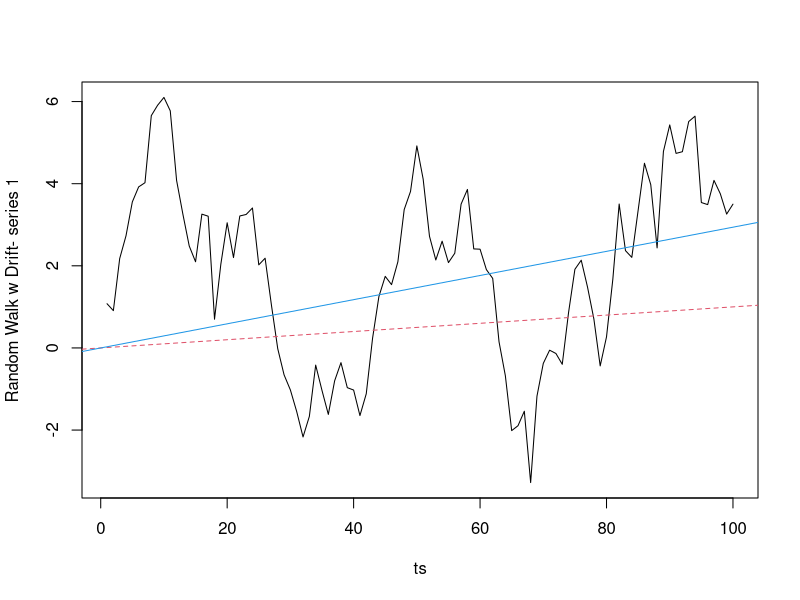
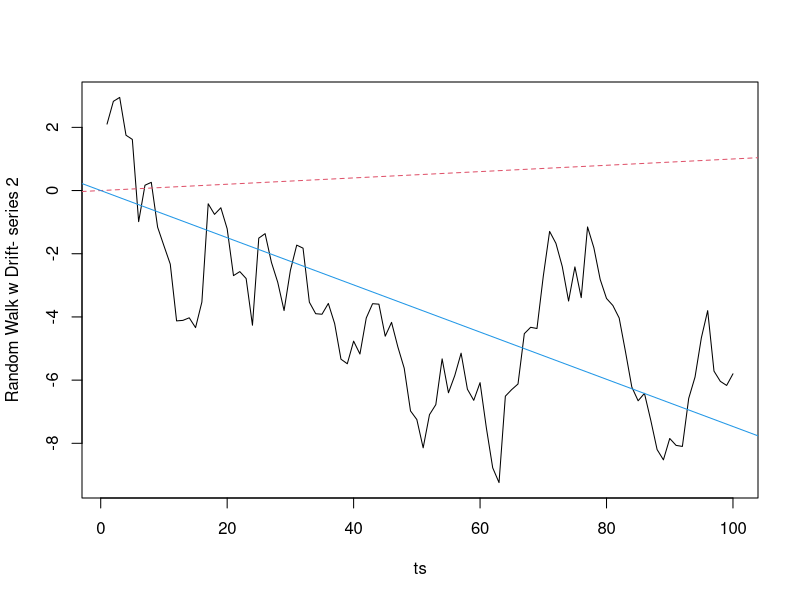
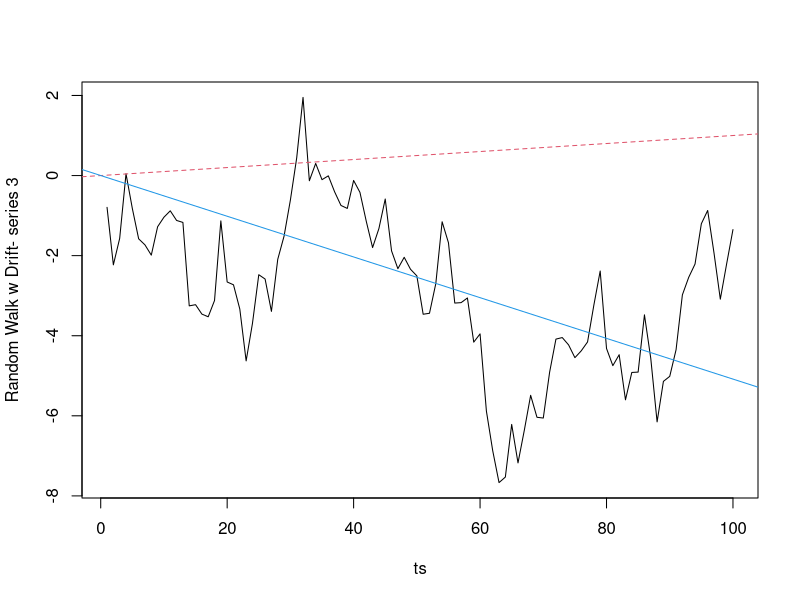
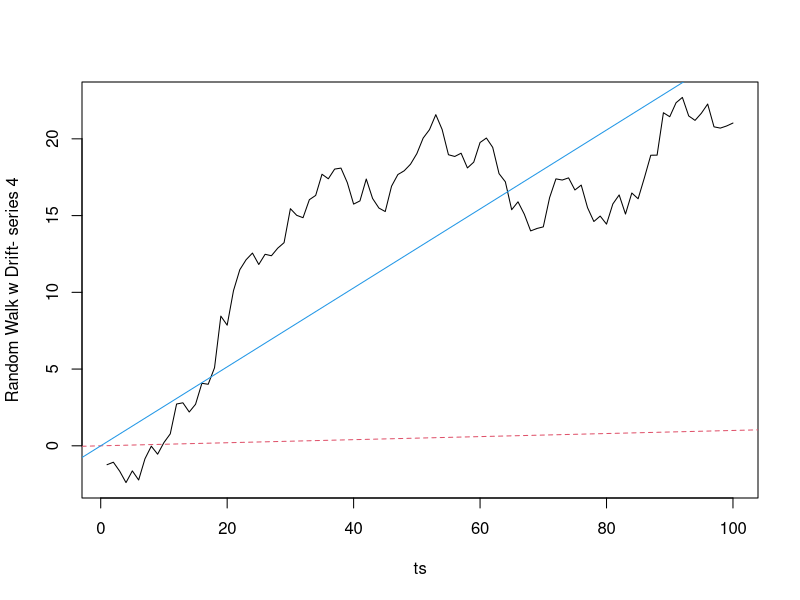
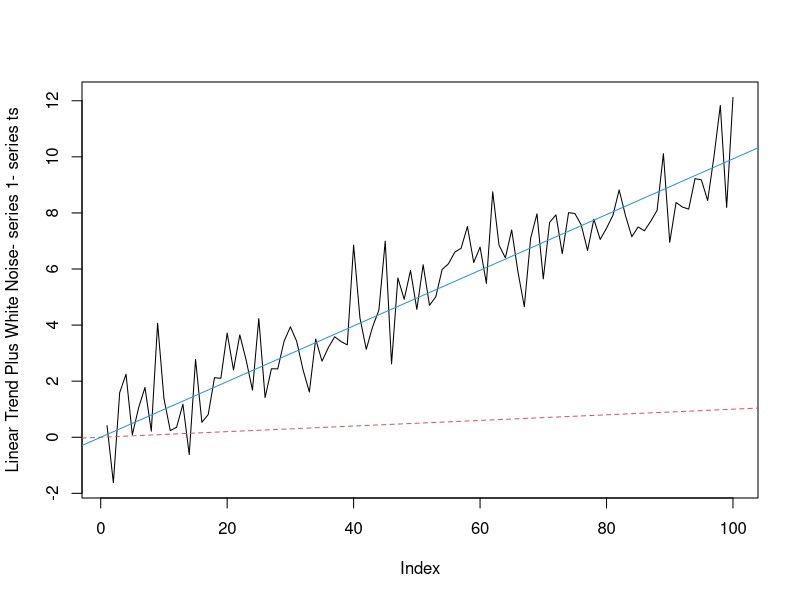
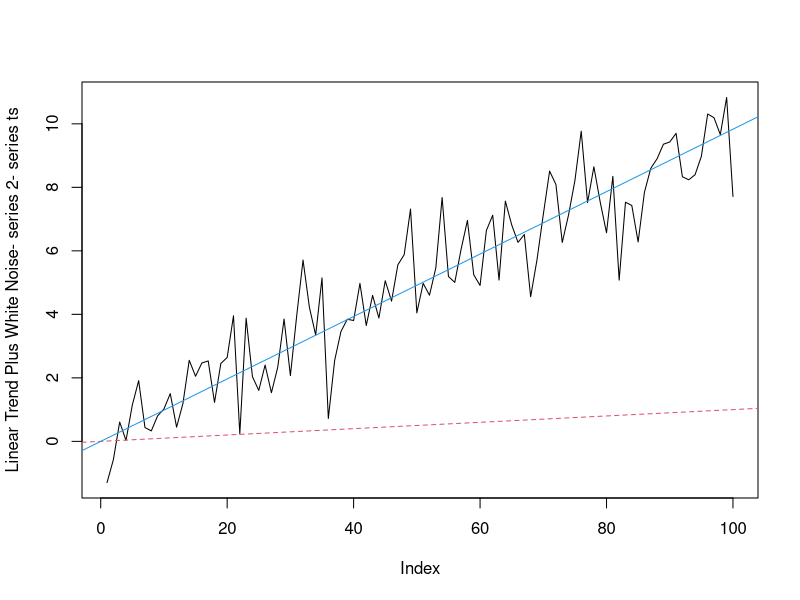
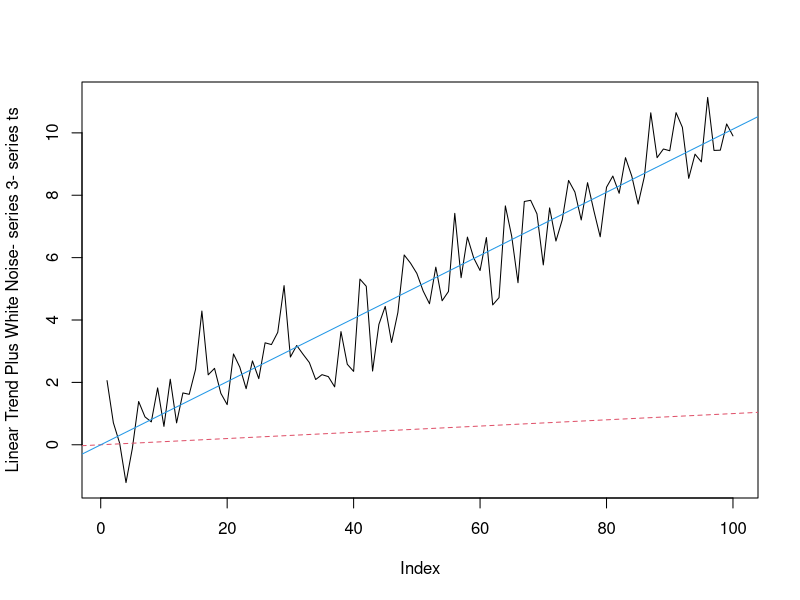
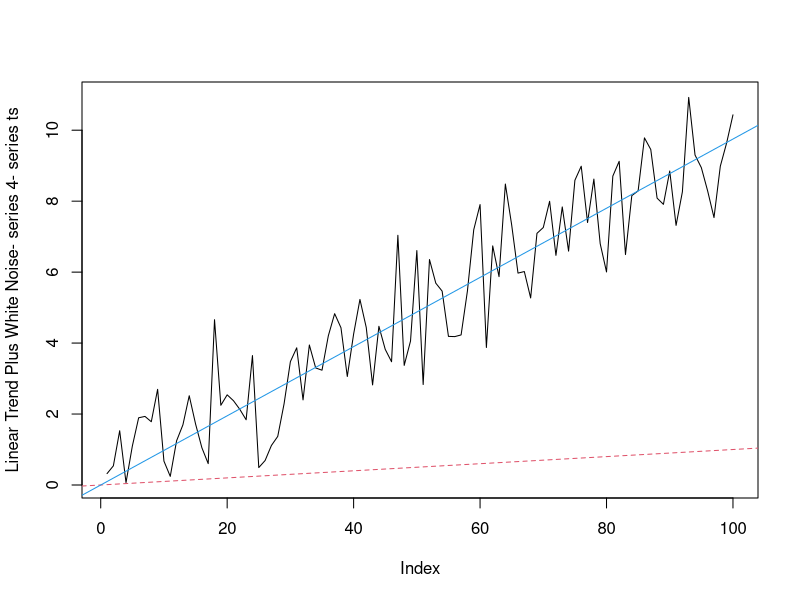

Generate these figures, in order, with R:
## ---- chunk 1
knitr::opts_chunk$set(echo = TRUE)
## ---- chunk 2

packages <- c('stats')
if (length(setdiff(packages, rownames(installed.packages()))) > 0) {
  install.packages(setdiff(packages, rownames(installed.packages())))  
}

require(stats)
## ---- chunk 3
a.x <- array(dim = c(100,4))
a.regx <- NULL

#par(mfrow=c(2,2))
lapply(1:4, function(i){
  a.x[,i] = ts(cumsum(rnorm(100,.01,1))) #	data
  a.regx[[i]]	= lm(a.x[,i]~0+time(a.x[,i]),	na.action=NULL)		#	regression
  plot(a.x[,i],type = 'l',	ylab=paste('Random Walk w Drift',i,sep = '- series '),xlab = "ts")
  summary(a.x[,i])
  abline(a=0,	b=.01,	col=2,	lty=2)	
  abline(a.regx[[i]],	col=4)
})
## ---- chunk 4
b.x <- array(dim = c(100,4))
b.regx <- NULL
b.t=1:100

lapply(1:4, function(i){
  b.x[,i]	= ts(rnorm(100,.01,1))	
  b.yt=.1*b.t+b.x[,i]	#	data
  b.regx[[i]]	= lm(b.yt~0+time(b.yt),	na.action=NULL)		#	regression
  summary(b.regx[[i]])
  plot(b.yt,type = 'l',	ylab=paste('Linear Trend Plus White Noise',i, sep='- series ',xlab ="ts"))	
  abline(a=0,	b=.01,	col=2,	lty=2)	
  abline(b.regx[[i]],	col=4)
})

## ---- chunk 5
# c
#### plots in 2.3.a - 2.3.b should be compared as in index order, such as 2.3.a[1] vs 2.3.b[1]. significant difference between random walk and linear trend stationary process. Model accuracy in linear trend is higher compared to random walk with drift as expected.

